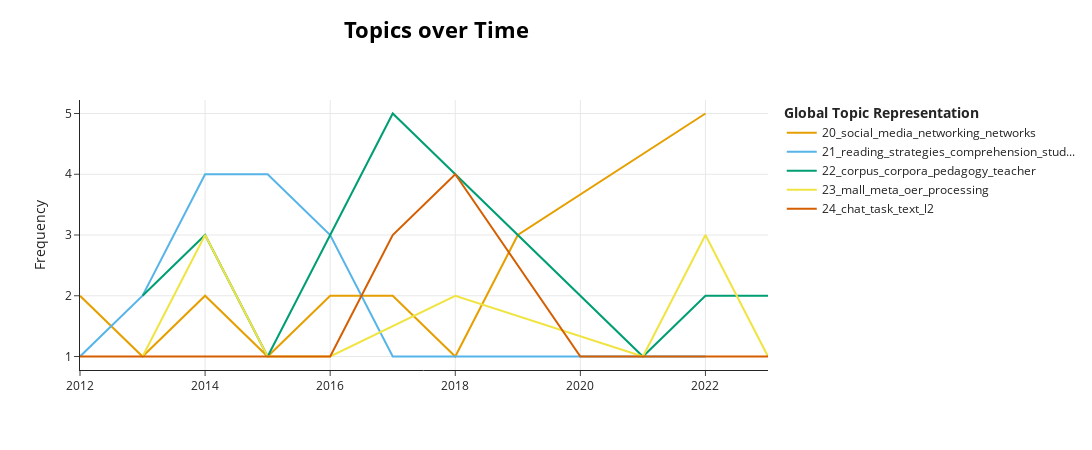

Notebook cell for this chart:
### Code cell
model.visualize_topics_over_time(topics_over_time, topics=[20, 21, 22, 23, 24, 25])
#COVID-19 Topic

### Figure 1 — Plotly figure (JSON) as saved in the notebook; plotly's stock layout.template omitted (floating-point values rounded to 4 significant figures)
{"data": [{"hoverinfo": "text", "hovertext": ["<b>Topic 20</b><br>Words: social, network, esol, sociopragmatic, multiliteracy", "<b>Topic 20</b><br>Words: appropriately, effectively, facebook, training, social", "<b>Topic 20</b><br>Words: social, microblogging, transformation, networking, resource", "<b>Topic 20</b><br>Words: social, network, websites, implications, for", "<b>Topic 20</b><br>Words: social, sites, networks, busuu, networking", "<b>Topic 20</b><br>Words: social, networks, teaches, networking, talk", "<b>Topic 20</b><br>Words: minority, social, conversation, method, authentic", "<b>Topic 20</b><br>Words: social, media, networks, symmetric, justice", "<b>Topic 20</b><br>Words: social, media, platform, networking, 2008"], "marker": {"color": "#E69F00"}, "mode": "lines", "name": "20_social_media_networking_networks", "type": "scatter", "x": [2012, 2013, 2014, 2015, 2016, 2017, 2018, 2019, 2022], "y": [2, 1, 2, 1, 2, 2, 1, 3, 5]}, {"hoverinfo": "text", "hovertext": ["<b>Topic 21</b><br>Words: reading, five, graduate, screen, behaviors", "<b>Topic 21</b><br>Words: reading, what, book, work, think", "<b>Topic 21</b><br>Words: reading, strategy, comprehension, university, strategies", "<b>Topic 21</b><br>Words: reading, comprehension, braasch, hypermedia, greasser", "<b>Topic 21</b><br>Words: reading, books, home, responding, purpose", "<b>Topic 21</b><br>Words: reading, annotations, progress, processes, its", "<b>Topic 21</b><br>Words: technique, when, reading, response, efficacy", "<b>Topic 21</b><br>Words: personalized, reading, effect, listening, skills"], "marker": {"color": "#56B4E9"}, "mode": "lines", "name": "21_reading_strategies_comprehension_stud...", "type": "scatter", "x": [2012, 2013, 2014, 2015, 2016, 2017, 2019, 2022], "y": [1, 2, 4, 4, 3, 1, 1, 1]}, {"hoverinfo": "text", "hovertext": ["<b>Topic 22</b><br>Words: dealing, clause, databases, linguistics, corpora", "<b>Topic 22</b><br>Words: corpus, examples, enough, corpora, pedagogy", "<b>Topic 22</b><br>Words: concordancer, laptops, corpus, line, teachers", "<b>Topic 22</b><br>Words: corpus, routines, collocational, corpora, linguistics", "<b>Topic 22</b><br>Words: corpus, arab, immediate, long, term", "<b>Topic 22</b><br>Words: corpus, tricky, pedagogy, aided, step", "<b>Topic 22</b><br>Words: corpus, integrate, unpacking, corpora, pedagogy"], "marker": {"color": "#009E73"}, "mode": "lines", "name": "22_corpus_corpora_pedagogy_teacher", "type": "scatter", "x": [2013, 2014, 2015, 2017, 2021, 2022, 2023], "y": [2, 3, 1, 5, 1, 2, 2]}, {"hoverinfo": "text", "hovertext": ["<b>Topic 23</b><br>Words: mall, market, professor, reply, tower", "<b>Topic 23</b><br>Words: mall, doesn, still, fringes, tell", "<b>Topic 23</b><br>Words: mall, outcomes, twenty, implementation, years", "<b>Topic 23</b><br>Words: mall, preschool, independent, recall, children", "<b>Topic 23</b><br>Words: mall, contextualised, oer, processing, empirical", "<b>Topic 23</b><br>Words: mall, narrative, meta, review, skills", "<b>Topic 23</b><br>Words: mall, 1994, efficiency, outcomes, comprehensive", "<b>Topic 23</b><br>Words: mall, oer, turkish, portuguese, polish"], "marker": {"color": "#F0E442"}, "mode": "lines", "name": "23_mall_meta_oer_processing", "type": "scatter", "x": [2013, 2014, 2015, 2016, 2018, 2021, 2022, 2023], "y": [1, 3, 1, 1, 2, 1, 3, 1]}, {"hoverinfo": "text", "hovertext": ["<b>Topic 24</b><br>Words: chat, planning, text, investigating, performance", "<b>Topic 24</b><br>Words: chat, independent, interactive, versus, l2", "<b>Topic 24</b><br>Words: chat, quot, synthetic, audio, text", "<b>Topic 24</b><br>Words: blogging, voice, performance, speaking, l2", "<b>Topic 24</b><br>Words: chat, text, interaction, accomplishment, transcripts", "<b>Topic 24</b><br>Words: chat, task, child, interaction, l2", "<b>Topic 24</b><br>Words: closings, chat, interactional, text, task", "<b>Topic 24</b><br>Words: management, topic, task, interactions, written"], "marker": {"color": "#D55E00"}, "mode": "lines", "name": "24_chat_task_text_l2", "type": "scatter", "x": [2012, 2014, 2015, 2016, 2017, 2018, 2020, 2023], "y": [1, 1, 1, 1, 3, 4, 1, 1]}], "layout": {"height": 450, "hoverlabel": {"bgcolor": "white", "font": {"family": "Rockwell", "size": 16}}, "legend": {"title": {"text": "<b>Global Topic Representation"}}, "title": {"font": {"color": "Black", "size": 22}, "text": "<b>Topics over Time</b>", "x": 0.4, "xanchor": "center", "y": 0.95, "yanchor": "top"}, "width": 1250, "xaxis": {"showgrid": true}, "yaxis": {"showgrid": true, "title": {"text": "Frequency"}}}}
